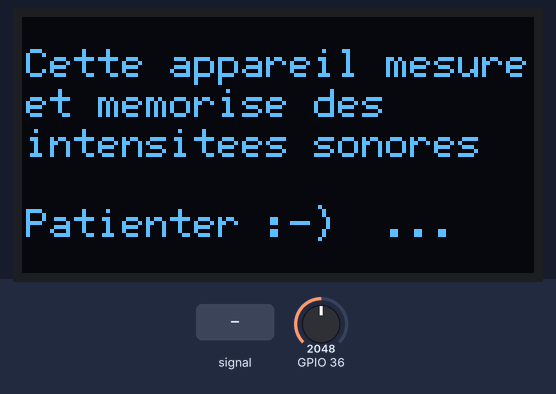
A sketch run on a simulated ESP32. On the bench: 128×64 one-colour display. The inputs (shaded band) are chosen by the test bench; at power-on: GPIO 36 = 2048. What the sketch prints to the serial monitor is not drawn.

Above: at 3.1 s.
At 9.2 s:
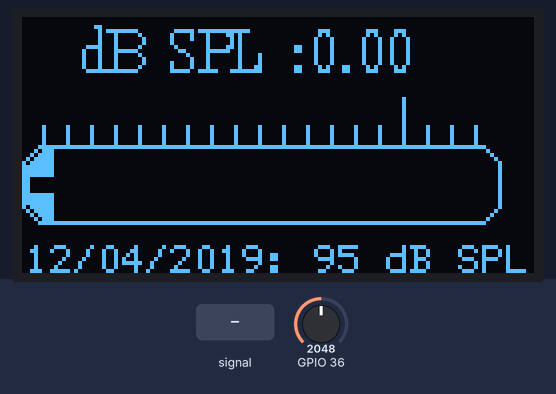
9.3 s: GPIO 36 fed a 200 Hz sine of ±1023 counts around its level
At 10.1 s:
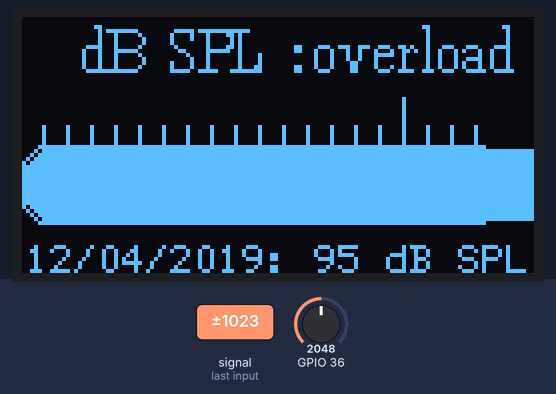
10.8 s: GPIO 36 set to 2866
At 11.3 s:
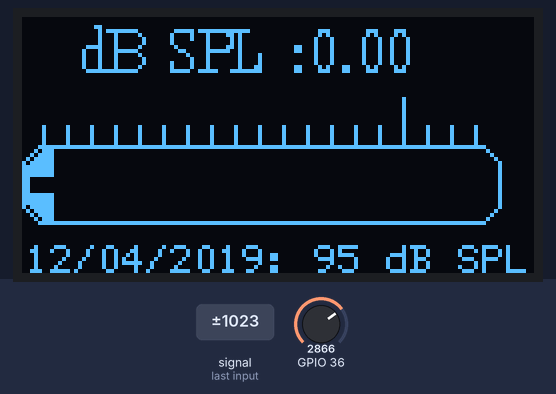
Timing chart, 0 to 13.8 s (numbered marks = the images above; inputs shaded):
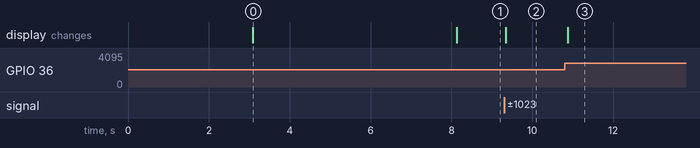

Measured:
- after the input at 9.3 s, the display: changes at once (image 2)
- after the input at 10.8 s, the display: changes after 0.08 s (image 3)
- what the display in image 0 shows lasts 5.0 s, from 3.1 s to 8.1 s

The sketch:

GH_ESP32_VMA438.ino
```cpp
/* ________________________________________________________________________________________

      Soundlevel meter
      Georges Hart
      februari 2019
   ________________________________________________________________________________________ */


//--------------------------- LIBRARIES ------------------------------------------

#include <Arduino.h>
#include <U8g2lib.h>
#include <Wire.h>


//--------------------------- DEFINITIONS ------------------------------------------

U8G2_SSD1306_128X64_NONAME_F_SW_I2C u8g2(U8G2_R0, /* clock=*/ SCL, /* data=*/ SDA, /* reset=*/ U8X8_PIN_NONE);   // All Boards without Reset of the Display

#define INFO_SCREEN_DELAY 3000


//--------------------------- GLOBAL VARIABLES -------------------------------------


const int sampleWindow = 20;                              // Sample window width in mS (50 mS = 20Hz)
unsigned int sample;
bool info_show =false;


//--------------------------- SETUP -----------------------------------------------

void setup(void) {
Serial.begin(9600); // debug info ;-)

 u8g2.begin();
 splash();

 if (info_show == false){
    info();
 }
}

// ------------------------- LOOP FUNCTION ---------------------------------------

void loop(void) {

unsigned long startMillis= millis();                   // Start of sample window
float peakToPeak = 0;                                  // peak-to-peak level

unsigned int signalMax = 0;                            //minimum value
unsigned int signalMin = 4096;                         //maximum value

                                                          // collect data for 50 mS
 while (millis() - startMillis < sampleWindow)
   {
      sample = analogRead(A0);                             //get reading from microphone
      if (sample < 4096)                                  // toss out spurious readings
      {
         if (sample > signalMax)
         {
            signalMax = sample;                           // save just the max levels
         }
         else if (sample < signalMin)
         {
            signalMin = sample;                           // save just the min levels
         }
      }
   }

  peakToPeak = (signalMax - signalMin)*5;                    // max - min = peak-peak amplitude

  Serial.print(sample);Serial.print("     |   ");Serial.print(signalMin);Serial.print(" - ");Serial.print(signalMax);Serial.print(" = ");Serial.println(peakToPeak);


 //float db = map(peakToPeak,20,900,49.5,90);             //calibrate for deciBels
  float db = map(peakToPeak,20,4000,0,100);
   u8g2.clearBuffer();
   u8g2.setFontMode(1);
   u8g2.setFont(u8g2_font_cu12_tr);
   u8g2.setCursor(0,0);                                //cursor to upper left
   u8g2.print(db);


     title();

     u8g2.setCursor(14,14);
     u8g2.print("dB SPL");
     u8g2.print(" :");
     if(db <120){
        u8g2.print(db);
     }
     else{
        u8g2.print("overload");

     }
     footer();

    for(int x =5;x<114;x=x+6){                            //draw scale
      u8g2.drawLine(x, 32, x, 27);
    }

    u8g2.drawLine(95, 32, 95, 20);

   u8g2.drawRFrame(0, 32, 120, 20,6);       //draw outline of bar graph
   int r = map(db,0,120,1,120);                           //set bar graph for width of screen
   u8g2.drawRBox(1, 33, r, 18,6);           //draw bar graph with a width of r
   u8g2.sendBuffer();                                    //show all that we just wrote & drew
                                 //clear the display

}

//-------------------------- FUNCTIONS -------------------------------------------


void splash(void){

  u8g2.clearBuffer();
  u8g2.setFontMode(1);
  u8g2.setFont(u8g2_font_cu12_tr);

  u8g2.setCursor(0,15);
  u8g2.print(F("TFE - 2019"));
  u8g2.setCursor(0,30);
  u8g2.print(F("Calibration Checker"));
  u8g2.setCursor(32,60);
  u8g2.print(F("Prototype  GH"));
  u8g2.sendBuffer();
  delay(3000);

}


bool info(void){
  u8g2.clearBuffer();
  // u8g2.drawFrame(0,0,128,64);
  u8g2.setFontMode(1);
  u8g2.setFont(u8g2_font_6x12_mf);
  u8g2.setCursor(1,15);
  //u8g2.print(F("Cette appareil mesure"));  // an other way to print a string to screen
  u8g2.drawStr(1,15,"Cette appareil mesure");
  u8g2.setCursor(1,25);
  u8g2.print(F("et memorise des"));
  u8g2.setCursor(1,35);
  u8g2.print(F("intensitees sonores"));
  u8g2.setCursor(1,55);
  u8g2.print(F("Patienter :-)  ..."));
  u8g2.sendBuffer();
  info_show=true;
  delay(5000);
}

void page1(void){

  u8g2.clearBuffer();
  u8g2.setFontMode(1);
  u8g2.setFont(u8g2_font_cu12_tr);

  u8g2.setCursor(0,15);
  u8g2.print(F("Measuring"));
  u8g2.setCursor(0,30);
  u8g2.print(F("Sound intensities"));

  u8g2.sendBuffer();
  delay(2000);

}
void title(void){
  u8g2.setFontMode(1);
  u8g2.setFont(u8g2_font_cu12_tr);
 // u8g2.setCursor(12,15);
 // u8g2.print(F("Intensite Sonore"));
}
void footer(void){
  u8g2.setFontMode(1);
  u8g2.setFont(u8g2_font_6x12_mf);
  u8g2.setCursor(1,64);
  u8g2.print(F("12/04/2019: 95 dB SPL."));
}

/* ---------- suppl. info u8gl library --------------------------------------------------
 *
 *  https://github.com/olikraus/u8g2/wiki/u8g2reference
 *  https://github.com/olikraus/u8g2/wiki/fntlistall#all-u8g2-fonts-capital-a-height
 *
 ---------------------------------------------------------------------------------------- */
```
